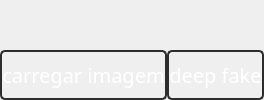
            <widget class="QWidget" name="deep_fake">
             <layout class="QVBoxLayout" name="verticalLayout_3">
              <property name="spacing">
               <number>0</number>
              </property>
              <property name="leftMargin">
               <number>0</number>
              </property>
              <property name="topMargin">
               <number>0</number>
              </property>
              <property name="rightMargin">
               <number>0</number>
              </property>
              <property name="bottomMargin">
               <number>0</number>
              </property>
              <item>
               <widget class="QFrame" name="conteiner_logo_deepnude">
                <property name="maximumSize">
                 <size>
                  <width>16777215</width>
                  <height>100</height>
                 </size>
                </property>
                <property name="frameShape">
                 <enum>QFrame::NoFrame</enum>
                </property>
                <property name="frameShadow">
                 <enum>QFrame::Raised</enum>
                </property>
                <layout class="QHBoxLayout" name="horizontalLayout_5">
                 <property name="spacing">
                  <number>0</number>
                 </property>
                 <property name="leftMargin">
                  <number>0</number>
                 </property>
                 <property name="topMargin">
                  <number>0</number>
                 </property>
                 <property name="rightMargin">
                  <number>0</number>
                 </property>
                 <property name="bottomMargin">
                  <number>0</number>
                 </property>
                 <item alignment="Qt::AlignHCenter">
                  <widget class="QLabel" name="logo_deepnude">
                   <property name="text">
                    <string/>
                   </property>
                   <property name="pixmap">
                    <pixmap>images/logo.png</pixmap>
                   </property>
                  </widget>
                 </item>
                </layout>
               </widget>
              </item>
              <item>
               <widget class="QFrame" name="conteiner_imagens_deepnude">
                <property name="frameShape">
                 <enum>QFrame::NoFrame</enum>
                </property>
                <property name="frameShadow">
                 <enum>QFrame::Raised</enum>
                </property>
                <layout class="QHBoxLayout" name="horizontalLayout_6">
                 <item alignment="Qt::AlignHCenter">
                  <widget class="QLabel" name="imagem_normal_deepnude">
                   <property name="text">
                    <string/>
                   </property>
                   <property name="pixmap">
                    <pixmap>images/bg1.png</pixmap>
                   </property>
                  </widget>
                 </item>
                 <item alignment="Qt::AlignHCenter">
                  <widget class="QLabel" name="imagem_renderizada_deepnude">
                   <property name="text">
                    <string/>
                   </property>
                   <property name="pixmap">
                    <pixmap>images/bg2.png</pixmap>
                   </property>
                  </widget>
                 </item>
                </layout>
               </widget>
              </item>
              <item>
               <widget class="QFrame" name="conteiner_botoes_deepnude">
                <property name="maximumSize">
                 <size>
                  <width>16777215</width>
                  <height>50</height>
                 </size>
                </property>
                <property name="frameShape">
                 <enum>QFrame::NoFrame</enum>
                </property>
                <property name="frameShadow">
                 <enum>QFrame::Raised</enum>
                </property>
                <layout class="QHBoxLayout" name="horizontalLayout_4">
                 <property name="spacing">
                  <number>0</number>
                 </property>
                 <property name="leftMargin">
                  <number>0</number>
                 </property>
                 <property name="topMargin">
                  <number>0</number>
                 </property>
                 <property name="rightMargin">
                  <number>0</number>
                 </property>
                 <property name="bottomMargin">
                  <number>0</number>
                 </property>
                 <item>
                  <widget class="QPushButton" name="botao_imagem_deepnude">
                   <property name="minimumSize">
                    <size>
                     <width>0</width>
                     <height>50</height>
                    </size>
                   </property>
                   <property name="styleSheet">
                    <string notr="true">QPushButton {
	background-color:transparent;
	background-repeat: no-repeat;
	background-position: center;
	border: 2px solid rgb(45,45,45);
border-radius: 5px;
	color: rgb(255, 255, 255);
	font: 20px SegoeUIl, bold;
}
QPushButton:hover {
	background-color: rgb(30,144,255);
}
QPushButton:pressed {
	background-color: rgb(1,84,149);
}</string>
                   </property>
                   <property name="text">
                    <string>carregar imagem</string>
                   </property>
                  </widget>
                 </item>
                 <item>
                  <widget class="QPushButton" name="botao_criar_deepnude">
                   <property name="minimumSize">
                    <size>
                     <width>0</width>
                     <height>50</height>
                    </size>
                   </property>
                   <property name="styleSheet">
                    <string notr="true">QPushButton {
	background-color:transparent;
	background-repeat: no-repeat;
	background-position: center;
	border: 2px solid rgb(45,45,45);
border-radius: 5px;
	color: rgb(255, 255, 255);
	font: 20px SegoeUIl, bold;
}
QPushButton:hover {
	background-color: rgb(30,144,255);
}
QPushButton:pressed {
	background-color: rgb(1,84,149);
}</string>
                   </property>
                   <property name="text">
                    <string>deep fake</string>
                   </property>
                  </widget>
                 </item>
                </layout>
               </widget>
              </item>
             </layout>
            </widget>
